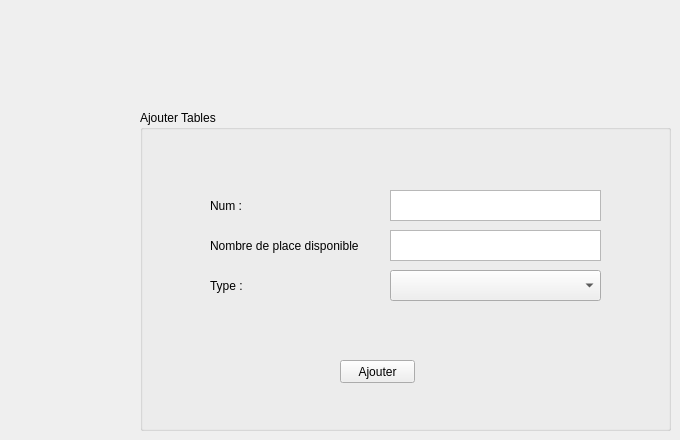
     <widget class="QWidget" name="tab_5">
      <attribute name="title">
       <string>Ajouter Tables</string>
      </attribute>
      <widget class="QGroupBox" name="groupBox_4">
       <property name="geometry">
        <rect>
         <x>140</x>
         <y>110</y>
         <width>531</width>
         <height>321</height>
        </rect>
       </property>
       <property name="styleSheet">
        <string notr="true"/>
       </property>
       <property name="title">
        <string>Ajouter Tables</string>
       </property>
       <widget class="QLabel" name="label_13">
        <property name="geometry">
         <rect>
          <x>70</x>
          <y>80</y>
          <width>91</width>
          <height>31</height>
         </rect>
        </property>
        <property name="text">
         <string>Num :</string>
        </property>
       </widget>
       <widget class="QLabel" name="label_20">
        <property name="geometry">
         <rect>
          <x>70</x>
          <y>160</y>
          <width>91</width>
          <height>31</height>
         </rect>
        </property>
        <property name="text">
         <string>Type :</string>
        </property>
       </widget>
       <widget class="QLabel" name="label_21">
        <property name="geometry">
         <rect>
          <x>70</x>
          <y>120</y>
          <width>151</width>
          <height>31</height>
         </rect>
        </property>
        <property name="text">
         <string>Nombre de place disponible</string>
        </property>
       </widget>
       <widget class="QTextEdit" name="Num">
        <property name="geometry">
         <rect>
          <x>250</x>
          <y>80</y>
          <width>211</width>
          <height>31</height>
         </rect>
        </property>
       </widget>
       <widget class="QTextEdit" name="nbplacedispo">
        <property name="geometry">
         <rect>
          <x>250</x>
          <y>120</y>
          <width>211</width>
          <height>31</height>
         </rect>
        </property>
       </widget>
       <widget class="QPushButton" name="AjouterBouton_2">
        <property name="geometry">
         <rect>
          <x>200</x>
          <y>250</y>
          <width>75</width>
          <height>23</height>
         </rect>
        </property>
        <property name="text">
         <string>Ajouter</string>
        </property>
       </widget>
       <widget class="QComboBox" name="comboBox_type">
        <property name="geometry">
         <rect>
          <x>250</x>
          <y>160</y>
          <width>211</width>
          <height>31</height>
         </rect>
        </property>
       </widget>
      </widget>
     </widget>
